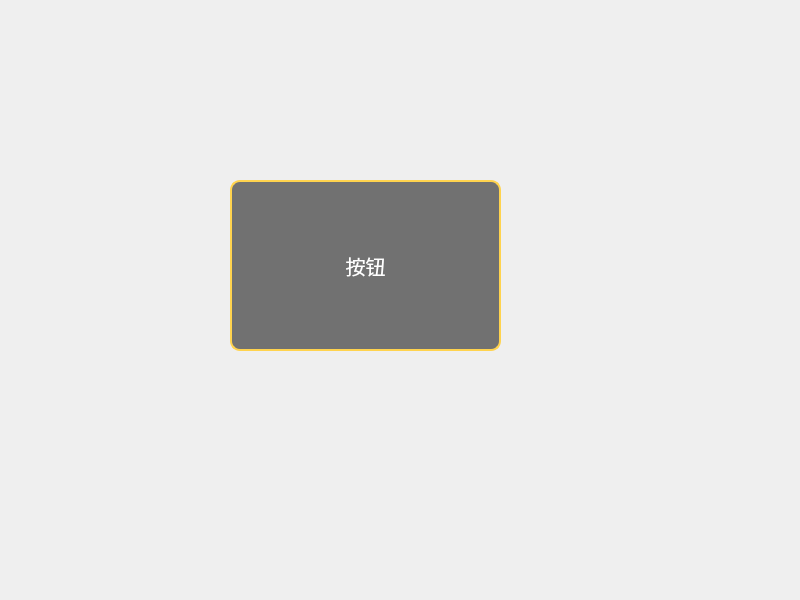
<?xml version="1.0" encoding="UTF-8"?>
<ui version="4.0">
 <class>Widget</class>
 <widget class="QWidget" name="Widget">
  <property name="geometry">
   <rect>
    <x>0</x>
    <y>0</y>
    <width>800</width>
    <height>600</height>
   </rect>
  </property>
  <property name="windowTitle">
   <string>Widget</string>
  </property>
  <widget class="QPushButton" name="pushButton">
   <property name="geometry">
    <rect>
     <x>230</x>
     <y>180</y>
     <width>271</width>
     <height>171</height>
    </rect>
   </property>
   <property name="styleSheet">
    <string notr="true">QPushButton
{
	font-size: 20px;
	border: 2px solid rgb(255, 211, 78);
	border-radius: 10px;
	background-color: rgb(113, 113, 113);
	color: rgb(255, 255, 255)
}

QPushButton:pressed
{
	background-color: rgb(255, 139, 56)
}</string>
   </property>
   <property name="text">
    <string>按钮</string>
   </property>
  </widget>
 </widget>
 <resources/>
 <connections/>
</ui>
